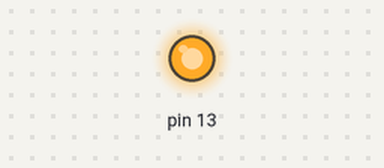
Simulated run of this sketch. Board: Arduino Uno, built with avr-gcc and run on an emulated ATmega328P. On the bench: output pins drawn as LEDs (lit = HIGH).

Above: at 0.15 s.
At 12.0 s:
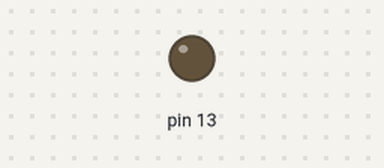
Timing chart, 0 to 17.6 s (numbered marks = the images above):
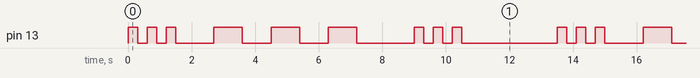

The sketch:

sos_omega1.ino
```cpp
/*
Victor Borjas
Marzo 2021
Programa para escribir SOS en codigo morse


S = ...
O = ---
S = ...

*/


//Punto es la señal mínima
//Raya debe durar como tres puntos

//Separacion sin pulso entre letras = 3 puntos
//Separacion sin pulso entre palabras = 3 rayas


int punto = 0;
int raya = 0;

void setup()
{
pinMode (13,OUTPUT);

}


void loop()
{

for (punto = 0; punto < 3; punto++) // Escribiendo S = ...

    {
    digitalWrite (13,HIGH);
    delay (300);
    digitalWrite (13,LOW);
    delay (300);

    }
 delay (900);  // Tiempo de espera luego de la primera palabra (S)

  for (raya = 0; raya < 3; raya++) // Escribiendo O = ---

    {
    digitalWrite (13,HIGH);
    delay (900);
    digitalWrite (13,LOW);
    delay (900);

    }
 delay (900); // Tiempo de espera luego de la segunda palabra (O)

  for (punto = 0; punto < 3; punto++) // Escribiendo tercera S de SOS = ...

    {
    digitalWrite (13,HIGH);
    delay (300);
    digitalWrite (13,LOW);
    delay (300);

    }
 delay (2700); // Tiempo de espera luego de finalizada la palabra SOS

}
```

Measured:
- by itself, pin 13: repeats every 13.5 s: 2 × (LOW 0.30 s, HIGH 0.30 s), LOW 1.2 s, 2 × (HIGH 0.90 s, LOW 0.90 s), HIGH 0.90 s, LOW 1.8 s, 2 × (HIGH 0.30 s, LOW 0.30 s), HIGH 0.30 s, LOW 3.0 s, HIGH 0.30 s
- by itself, everything shown: repeats every 13.5 s, in 18 steps
